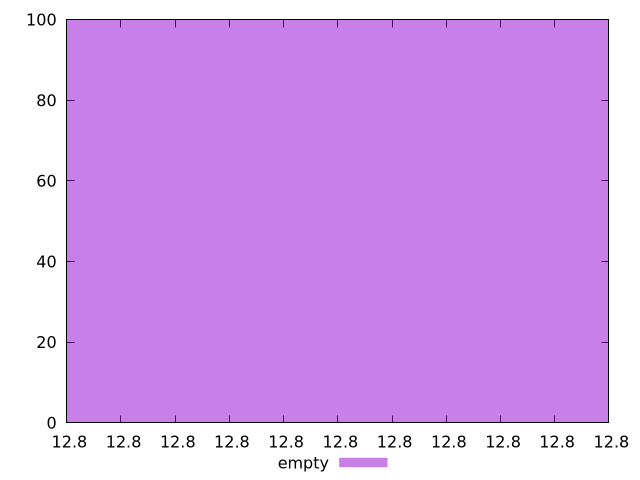

This figure's gnuplot source:
$_empty <<EOF
12.80000000000001 100
EOF
set key outside below
set terminal pngcairo
set output "report_00004_2020-11-02T20-21-41.718Z/estimated-input-latency/empty//raw_hist.png"
set yrange [0:100]
set boxwidth 1.7983939046234355e-14
set style fill transparent solid 0.5 noborder
plot $_empty title "empty" with boxes ,
